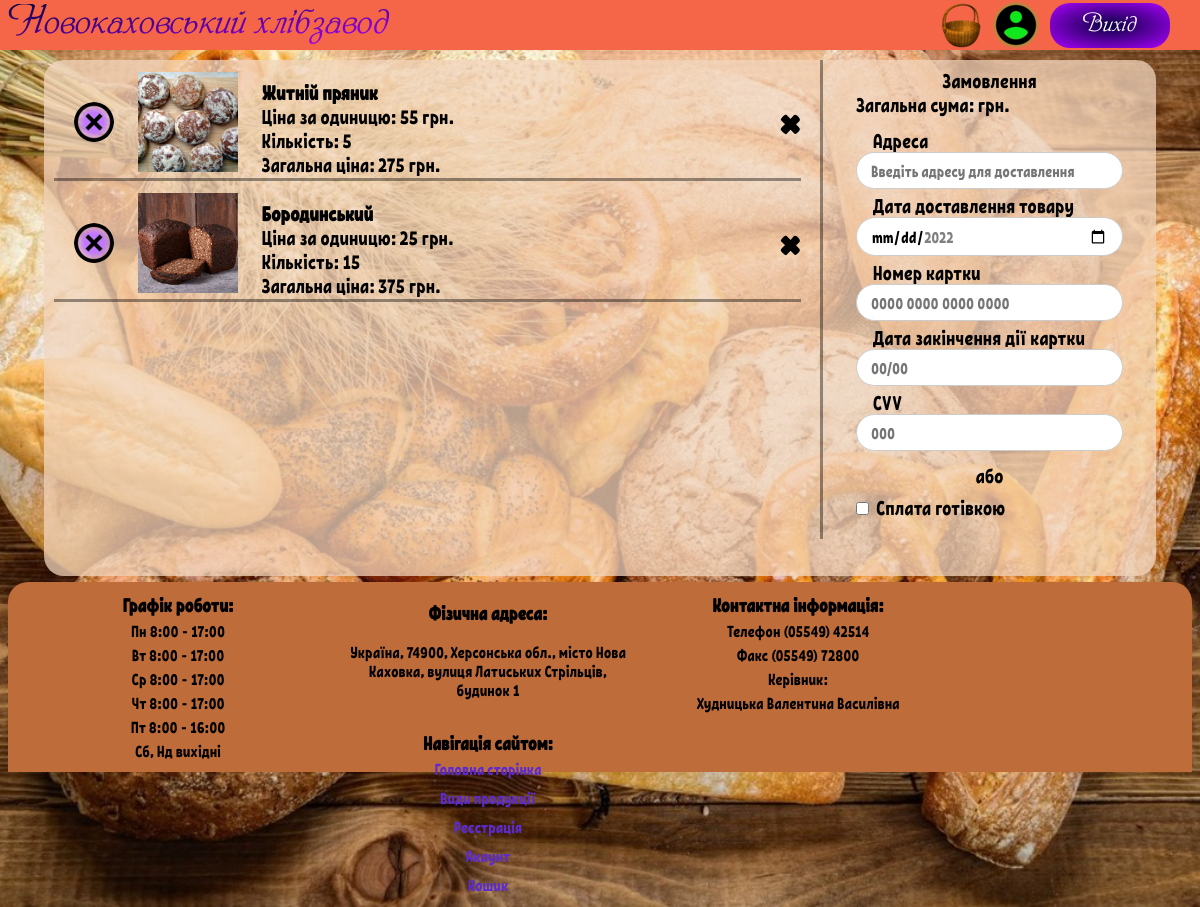
Screenshot of /Кошик.php (signed in) with the database file from the repository.
### tables this page shows
CREATE TABLE `basket` (
  `id_basket` int(10) UNSIGNED NOT NULL,
  `checked` varchar(100) NOT NULL,
  `id_order` int(10) UNSIGNED NOT NULL,
  `id_user` int(10) UNSIGNED NOT NULL,
  `id_product` int(10) UNSIGNED NOT NULL,
  `name_product` varchar(100) NOT NULL,
  `price_product` int(10) UNSIGNED NOT NULL,
  `number_product` int(10) UNSIGNED NOT NULL,
  `total_price` int(10) UNSIGNED NOT NULL,
  `photo` text NOT NULL
);

### Кошик.php (the view, shortened to what this page needs)
<!DOCTYPE html>
<html>
<head>
	<link rel="stylesheet" href="CSS/menu-footer.css">
	<link rel="stylesheet" href="CSS/korzina.css">
</head>
<body>
	<div class="dpbody">
	<div id="header">
		<?php
			include("include/menu.php");
		?>
	</div>
	<br>
	<div id="content">
		<div id="right-content">
			<?php
			$id_user = $_COOKIE['user'];
			$mysql = new mysqli('localhost','root','root','bd_nkhz');
			$result = $mysql->query("SELECT * FROM `basket`");
			$basket = $result->fetch_assoc();
			$today = date("Y-m-d");
			$min_date = date("Y-m-d", strtotime($today.'+ 1 days'));
			$max_date = date("Y-m-d", strtotime($today.'+ 30 days'));
			?>
			<form action="include/order_bd.php" method="POST">
				<p align="center" class="p-height">Замовлення</p>
				<p class="otstup p-height">Загальна сума: <?php echo $_COOKIE['total_amount']; ?> грн.</p>
				<label class="label-basket" for="address">Адреса</label><br>
				<input class="input-basket" type="text" name="address" placeholder="Введіть адресу для доставлення" required><br>
				<label class="label-basket" for="delivery_date">Дата доставлення товару</label><br>
				<input class="input-basket" type="date" name="delivery_date" id="delivery_date" placeholder="00.00.0000" maxlength="10" minlength="10" min="<?=$min_date?>" max="<?=$max_date?>" required><br>
				<div id="hid">
				<label class="label-basket" for="credit_card">Номер картки</label><br>
				<input class="input-basket" type="text" name="credit_card" id="card" placeholder="0000 0000 0000 0000" maxlength="19" minlength="19"><br>
				<label class="label-basket" for="credit_card_date">Дата закінчення дії картки</label><br>
				<input class="input-basket" type="text" name="credit_card_date" id="card_date" placeholder="00/00" maxlength="5" minlength="5"><br>
				<label class="label-basket" for="credit_card_cvv">CVV</label><br>
				<input class="input-basket" type="text" name="credit_card_cvv" id="card_cvv" placeholder="000" maxlength="3" minlength="3"><br>
				<p align="center" class="p-height">або</p>
			  </div>
				<input class="otstup" type="checkbox" name="cash_payment" onclick="ifchecked()" id="check_cash_payment"><label for="cash_payment"> Сплата готівкою</label><br>
		  </form>
		</div>
		<div id="left-content">
			<?php
			do{
				if($basket["id_user"] == $id_user && $basket["id_order"] == '6'){
				echo '<div class="info-of-product">
				        <form action="include/checked_bd.php" method="POST" class="checkbox-form">
								  <input type="hidden" name="id_basket" value="'.$basket["id_basket"].'">
								  <button type="submit" class="checkbox-product"><img class="img-okno" src="'.$basket["checked"].'"></button>
								</form>
								<img class="photo-product" src="'.$basket["photo"].'" width="100px">
								<div class="product-description">
									<p class="title-product"><b>'.$basket["name_product"].'</b></p>
									<p align="left">Ціна за одиницю: <span class="price_for_one">'.$basket["price_product"].'</span> грн.</p>
									<p align="left">Кількість: <span id="count">'.$basket["number_product"].'</span></p>
									<p align="left">Загальна ціна: <span id="total_price">'.$basket["total_price"].'</span> грн.</p>
								</div>
								<a class="delete" title="Видалити" href="include\delete_from_basket.php?id_basket='.$basket["id_basket"].'">×</a>
						  </div>';
						}}
			while($basket = $result->fetch_assoc());
			?>
		</div>
	</div>
	<footer>
		<?php
      include("include/foot-info.php");
		?>
	</footer>
</div>
</body>
</html>

### CSS/menu-footer.css (style rules this page uses)
html { height: 100%; background-image: url("../images/vipechka-yeda.jpg"); background-repeat: no-repeat; background-position: center center; background-attachment: fixed; -webkit-background-size: cover; -moz-background-size: cover; -o-background-size: cover; background-size: cover; }
body { height: 100%; }
.dpbody { min-height: 100%; display: flex; flex-direction: column; }

### CSS/korzina.css (style rules this page uses)
#content { font-family: "regular"; font-size: 20px; background-color: rgba(242,213,187, 0.75); height: auto; width: 94%; border-radius: 20px; margin: 34px auto 6px auto; }
#right-content { float: right; width: 30%; border-left: 3px solid rgba(0,0,0, 0.4); }
.p-height { line-height: 0px; }
.otstup { margin-left: 10%; line-height: 0.4; }
.label-basket { margin-left: 15%; }
.input-basket { font-family: "regular"; font-size: 16px; width: 80%; padding: 8px 14px; display: inline-block; margin-bottom: 4px; border: 1px solid #ccc; box-sizing: border-box; border-radius: 20px; margin-left: 10%; }
#left-content { border-radius: 20px; width: 69%; overflow-y: auto; height: 43vw; }
.info-of-product { margin: 10px; border-radius: 20px 20px 0px 0px; border-bottom: 3px solid rgba(0,0,0, 0.4); height: 9vw; }
.checkbox-form { display: inline-block; margin-left: 20px; vertical-align: 30px; }
.checkbox-product { height: 40px; width: 40px; border: none; background: radial-gradient(#C178FF, #C178FF, rgba(0,0,0, 0.01), rgba(0,0,0, 0.01)); border-radius: 50%; }
.img-okno { height: 40px; width: 40px; border-radius: 50%; margin-left: -6px; margin-top: -1px; }
.photo-product { display: inline-block; margin-left: 20px; }
.product-description { display: inline-block; line-height: 0.2; margin-left: 20px; }
.delete { float: right; right: 20px; margin-top: 20px; color: #000; font-size: 50px; font-weight: bold; text-decoration: none; }

### rows the page displays
basket: checked (picture), photo (picture), name_product "Житній пряник", price_product "55", number_product "5", total_price "275"
basket: checked (picture), photo (picture), name_product "Бородинський", price_product "25", number_product "15", total_price "375"
